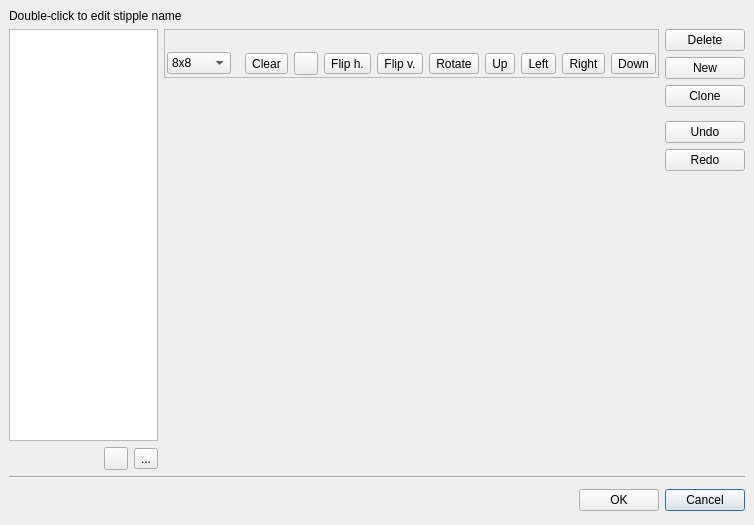
<ui version="4.0" >
 <author></author>
 <comment></comment>
 <exportmacro></exportmacro>
 <class>EditStipplesForm</class>
 <widget class="QDialog" name="EditStipplesForm" >
  <property name="geometry" >
   <rect>
    <x>0</x>
    <y>0</y>
    <width>754</width>
    <height>525</height>
   </rect>
  </property>
  <property name="windowTitle" >
   <string>Edit Stipple Pattern</string>
  </property>
  <layout class="QVBoxLayout" >
   <property name="margin" >
    <number>9</number>
   </property>
   <property name="spacing" >
    <number>6</number>
   </property>
   <item>
    <widget class="QLabel" name="label" >
     <property name="sizePolicy" >
      <sizepolicy>
       <hsizetype>5</hsizetype>
       <vsizetype>5</vsizetype>
       <horstretch>0</horstretch>
       <verstretch>0</verstretch>
      </sizepolicy>
     </property>
     <property name="text" >
      <string>Double-click to edit stipple name</string>
     </property>
    </widget>
   </item>
   <item>
    <widget class="QFrame" name="frame5_2" >
     <property name="frameShape" >
      <enum>QFrame::NoFrame</enum>
     </property>
     <property name="frameShadow" >
      <enum>QFrame::Raised</enum>
     </property>
     <layout class="QGridLayout" >
      <property name="margin" >
       <number>0</number>
      </property>
      <property name="spacing" >
       <number>6</number>
      </property>
      <item row="1" column="1" >
       <spacer>
        <property name="orientation" >
         <enum>Qt::Vertical</enum>
        </property>
        <property name="sizeHint" >
         <size>
          <width>20</width>
          <height>51</height>
         </size>
        </property>
       </spacer>
      </item>
      <item rowspan="2" row="0" column="2" >
       <widget class="QFrame" name="frame6" >
        <property name="frameShape" >
         <enum>QFrame::NoFrame</enum>
        </property>
        <property name="frameShadow" >
         <enum>QFrame::Raised</enum>
        </property>
        <layout class="QVBoxLayout" >
         <property name="margin" >
          <number>0</number>
         </property>
         <property name="spacing" >
          <number>6</number>
         </property>
         <item>
          <widget class="QPushButton" name="delete_button" >
           <property name="text" >
            <string>Delete</string>
           </property>
          </widget>
         </item>
         <item>
          <widget class="QPushButton" name="new_button" >
           <property name="text" >
            <string>New</string>
           </property>
          </widget>
         </item>
         <item>
          <widget class="QPushButton" name="clone_button" >
           <property name="text" >
            <string>Clone</string>
           </property>
          </widget>
         </item>
         <item>
          <spacer>
           <property name="orientation" >
            <enum>Qt::Vertical</enum>
           </property>
           <property name="sizeType" >
            <enum>QSizePolicy::Fixed</enum>
           </property>
           <property name="sizeHint" >
            <size>
             <width>20</width>
             <height>8</height>
            </size>
           </property>
          </spacer>
         </item>
         <item>
          <widget class="QPushButton" name="undo_button" >
           <property name="text" >
            <string>Undo</string>
           </property>
          </widget>
         </item>
         <item>
          <widget class="QPushButton" name="redo_button" >
           <property name="text" >
            <string>Redo</string>
           </property>
          </widget>
         </item>
         <item>
          <spacer>
           <property name="orientation" >
            <enum>Qt::Vertical</enum>
           </property>
           <property name="sizeType" >
            <enum>QSizePolicy::Expanding</enum>
           </property>
           <property name="sizeHint" >
            <size>
             <width>46</width>
             <height>111</height>
            </size>
           </property>
          </spacer>
         </item>
        </layout>
       </widget>
      </item>
      <item rowspan="2" row="0" column="0" >
       <widget class="QFrame" name="frame_2" >
        <property name="frameShape" >
         <enum>QFrame::NoFrame</enum>
        </property>
        <property name="frameShadow" >
         <enum>QFrame::Raised</enum>
        </property>
        <layout class="QGridLayout" >
         <property name="margin" >
          <number>0</number>
         </property>
         <property name="spacing" >
          <number>6</number>
         </property>
         <item row="1" column="0" >
          <spacer>
           <property name="orientation" >
            <enum>Qt::Horizontal</enum>
           </property>
           <property name="sizeHint" >
            <size>
             <width>37</width>
             <height>20</height>
            </size>
           </property>
          </spacer>
         </item>
         <item row="1" column="1" >
          <widget class="QToolButton" name="down_button" >
           <property name="icon" >
            <iconset resource="layResources.qrc" >:/down.png</iconset>
           </property>
          </widget>
         </item>
         <item row="0" column="0" colspan="3" >
          <widget class="QListWidget" name="stipple_items" >
           <property name="sizePolicy" >
            <sizepolicy>
             <hsizetype>5</hsizetype>
             <vsizetype>7</vsizetype>
             <horstretch>0</horstretch>
             <verstretch>0</verstretch>
            </sizepolicy>
           </property>
           <property name="acceptDrops" >
            <bool>true</bool>
           </property>
           <property name="showDropIndicator" stdset="0" >
            <bool>false</bool>
           </property>
           <property name="dragEnabled" >
            <bool>false</bool>
           </property>
           <property name="alternatingRowColors" >
            <bool>false</bool>
           </property>
           <property name="selectionMode" >
            <enum>QAbstractItemView::SingleSelection</enum>
           </property>
           <property name="iconSize" >
            <size>
             <width>34</width>
             <height>36</height>
            </size>
           </property>
           <property name="movement" >
            <enum>QListView::Static</enum>
           </property>
           <property name="viewMode" >
            <enum>QListView::ListMode</enum>
           </property>
          </widget>
         </item>
         <item row="1" column="2" >
          <widget class="QToolButton" name="up_button" >
           <property name="text" >
            <string>...</string>
           </property>
           <property name="icon" >
            <iconset resource="layResources.qrc" >:/up.png</iconset>
           </property>
          </widget>
         </item>
        </layout>
       </widget>
      </item>
      <item row="0" column="1" >
       <widget class="QFrame" name="frame" >
        <property name="sizePolicy" >
         <sizepolicy>
          <hsizetype>5</hsizetype>
          <vsizetype>5</vsizetype>
          <horstretch>0</horstretch>
          <verstretch>0</verstretch>
         </sizepolicy>
        </property>
        <property name="minimumSize" >
         <size>
          <width>0</width>
          <height>0</height>
         </size>
        </property>
        <property name="frameShape" >
         <enum>QFrame::StyledPanel</enum>
        </property>
        <property name="frameShadow" >
         <enum>QFrame::Raised</enum>
        </property>
        <layout class="QVBoxLayout" >
         <property name="margin" >
          <number>2</number>
         </property>
         <property name="spacing" >
          <number>6</number>
         </property>
         <item>
          <widget class="lay::EditStippleWidget" name="editor" >
           <property name="sizePolicy" >
            <sizepolicy>
             <hsizetype>0</hsizetype>
             <vsizetype>0</vsizetype>
             <horstretch>0</horstretch>
             <verstretch>0</verstretch>
            </sizepolicy>
           </property>
          </widget>
         </item>
         <item>
          <widget class="QFrame" name="toolbar" >
           <layout class="QHBoxLayout" >
            <property name="margin" >
             <number>0</number>
            </property>
            <property name="spacing" >
             <number>6</number>
            </property>
            <item>
             <widget class="QComboBox" name="size_cbx" >
              <item>
               <property name="text" >
                <string>8x8</string>
               </property>
              </item>
              <item>
               <property name="text" >
                <string>16x16</string>
               </property>
              </item>
              <item>
               <property name="text" >
                <string>32x32</string>
               </property>
              </item>
             </widget>
            </item>
            <item>
             <spacer>
              <property name="orientation" >
               <enum>Qt::Horizontal</enum>
              </property>
              <property name="sizeType" >
               <enum>QSizePolicy::Fixed</enum>
              </property>
              <property name="sizeHint" >
               <size>
                <width>8</width>
                <height>20</height>
               </size>
              </property>
             </spacer>
            </item>
            <item>
             <widget class="QToolButton" name="clear_button" >
              <property name="text" >
               <string>Clear</string>
              </property>
              <property name="icon" >
               <iconset resource="layResources.qrc" >:/clear.png</iconset>
              </property>
              <property name="iconSize" >
               <size>
                <width>16</width>
                <height>16</height>
               </size>
              </property>
             </widget>
            </item>
            <item>
             <widget class="QToolButton" name="invert_button" >
              <property name="icon" >
               <iconset resource="layResources.qrc" >:/invert.png</iconset>
              </property>
             </widget>
            </item>
            <item>
             <widget class="QToolButton" name="fliph_button" >
              <property name="text" >
               <string>Flip h.</string>
              </property>
              <property name="icon" >
               <iconset resource="layResources.qrc" >:/fliph.png</iconset>
              </property>
             </widget>
            </item>
            <item>
             <widget class="QToolButton" name="flipv_button" >
              <property name="text" >
               <string>Flip v.</string>
              </property>
              <property name="icon" >
               <iconset resource="layResources.qrc" >:/flipv.png</iconset>
              </property>
             </widget>
            </item>
            <item>
             <widget class="QToolButton" name="rotate_button" >
              <property name="text" >
               <string>Rotate</string>
              </property>
              <property name="icon" >
               <iconset resource="layResources.qrc" >:/rotate.png</iconset>
              </property>
             </widget>
            </item>
            <item>
             <widget class="QToolButton" name="sup_button" >
              <property name="text" >
               <string>Up</string>
              </property>
              <property name="icon" >
               <iconset resource="layResources.qrc" >:/up.png</iconset>
              </property>
             </widget>
            </item>
            <item>
             <widget class="QToolButton" name="sleft_button" >
              <property name="text" >
               <string>Left</string>
              </property>
              <property name="icon" >
               <iconset resource="layResources.qrc" >:/left.png</iconset>
              </property>
             </widget>
            </item>
            <item>
             <widget class="QToolButton" name="sright_button" >
              <property name="text" >
               <string>Right</string>
              </property>
              <property name="icon" >
               <iconset resource="layResources.qrc" >:/right.png</iconset>
              </property>
             </widget>
            </item>
            <item>
             <widget class="QToolButton" name="sdown_button" >
              <property name="text" >
               <string>Down</string>
              </property>
              <property name="icon" >
               <iconset resource="layResources.qrc" >:/down.png</iconset>
              </property>
             </widget>
            </item>
            <item>
             <spacer>
              <property name="orientation" >
               <enum>Qt::Horizontal</enum>
              </property>
              <property name="sizeHint" >
               <size>
                <width>40</width>
                <height>20</height>
               </size>
              </property>
             </spacer>
            </item>
           </layout>
          </widget>
         </item>
        </layout>
       </widget>
      </item>
     </layout>
    </widget>
   </item>
   <item>
    <widget class="Line" name="line" >
     <property name="orientation" >
      <enum>Qt::Horizontal</enum>
     </property>
    </widget>
   </item>
   <item>
    <widget class="QFrame" name="frame5" >
     <property name="frameShape" >
      <enum>QFrame::NoFrame</enum>
     </property>
     <property name="frameShadow" >
      <enum>QFrame::Raised</enum>
     </property>
     <layout class="QHBoxLayout" >
      <property name="margin" >
       <number>0</number>
      </property>
      <property name="spacing" >
       <number>6</number>
      </property>
      <item>
       <spacer>
        <property name="orientation" >
         <enum>Qt::Horizontal</enum>
        </property>
        <property name="sizeType" >
         <enum>QSizePolicy::Expanding</enum>
        </property>
        <property name="sizeHint" >
         <size>
          <width>81</width>
          <height>31</height>
         </size>
        </property>
       </spacer>
      </item>
      <item>
       <widget class="QPushButton" name="ok_button" >
        <property name="text" >
         <string>OK</string>
        </property>
        <property name="default" >
         <bool>true</bool>
        </property>
       </widget>
      </item>
      <item>
       <widget class="QPushButton" name="cancel_button" >
        <property name="text" >
         <string>Cancel</string>
        </property>
        <property name="default" >
         <bool>true</bool>
        </property>
       </widget>
      </item>
     </layout>
    </widget>
   </item>
  </layout>
 </widget>
 <layoutdefault spacing="6" margin="11" />
 <pixmapfunction></pixmapfunction>
 <customwidgets>
  <customwidget>
   <class>lay::EditStippleWidget</class>
   <extends>QLabel</extends>
   <header>layEditStippleWidget.h</header>
   <container>0</container>
   <pixmap></pixmap>
  </customwidget>
 </customwidgets>
 <resources>
  <include location="layResources.qrc" />
 </resources>
 <connections>
  <connection>
   <sender>ok_button</sender>
   <signal>clicked()</signal>
   <receiver>EditStipplesForm</receiver>
   <slot>accept()</slot>
   <hints>
    <hint type="sourcelabel" >
     <x>182</x>
     <y>334</y>
    </hint>
    <hint type="destinationlabel" >
     <x>163</x>
     <y>178</y>
    </hint>
   </hints>
  </connection>
  <connection>
   <sender>cancel_button</sender>
   <signal>clicked()</signal>
   <receiver>EditStipplesForm</receiver>
   <slot>reject()</slot>
   <hints>
    <hint type="sourcelabel" >
     <x>275</x>
     <y>334</y>
    </hint>
    <hint type="destinationlabel" >
     <x>163</x>
     <y>178</y>
    </hint>
   </hints>
  </connection>
 </connections>
</ui>
